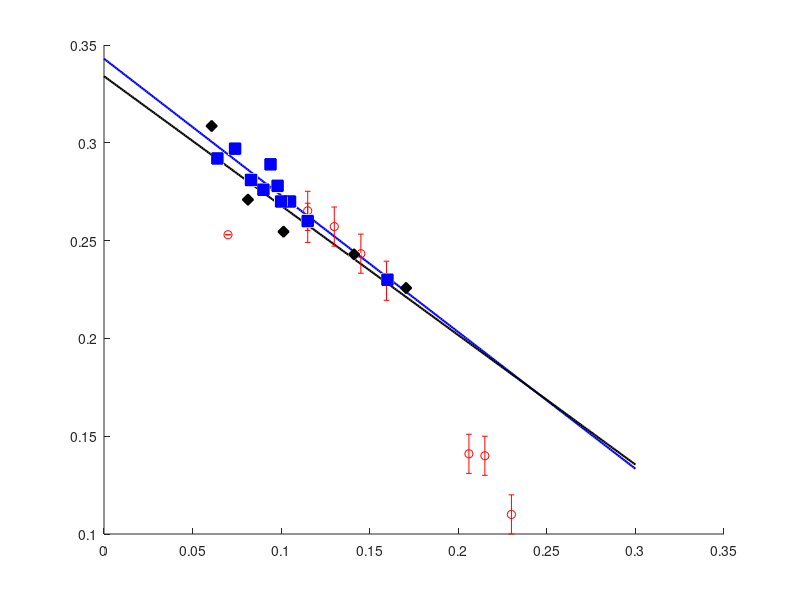

Write MATLAB code to recreate this figure. (Note: this script raises an error after producing the figure.)

clf
clear
hold on


%Hg-2201
load Data1_QCDWHg2201Tabis2017  % Tabis2017 Campi2015
pCO=QCDWdata(:,1);
QCO=QCDWdata(:,2); 
l(1)=plot(pCO,QCO,'bs','MarkerFaceColor','b','MarkerSize',8,'LineWidth',1)
myfunc = @(beta,x)(beta(1)*x+beta(2));
beta0 = [1,1];
pCOHgB1=[pCO;];
QCOHgB1=[QCO;];
beta = nlinfit(pCOHgB1,QCOHgB1,myfunc,beta0)
x1=0:0.001:0.3;
y1=myfunc(beta,x1);
l(2)=plot(x1,y1,'b','LineWidth',1.5);


%Bi-2212
load Data2_QCDWBi2212Fujita2014  %2014scienceFujita  
%pCDWBi2212B=[0.0607833;0.0812321;0.101336;0.141197;0.170508;];           
%QCDWBi2212B=[0.308598;0.270919;0.254584;0.242965;0.225771;];
pCDWBi2212B=QCDWBi2212Fujita2014(:,1);
QCDWBi2212B=QCDWBi2212Fujita2014(:,2);
l(3)=plot(pCDWBi2212B,QCDWBi2212B,'kd','MarkerFaceColor','k','MarkerSize',8,'LineWidth',1);
beta = nlinfit(pCDWBi2212B,QCDWBi2212B,myfunc,beta0);
x1=0:0.001:0.3;
y1=myfunc(beta,x1);
l(4)=plot(x1,y1,'k','LineWidth',1.5);

%Bi-2201
load('Data3_QCDWBi2201Cai2016Comin2014Peng2018')
x=QoloBLSCOCai2016Comin2014Peng2018(:,1);
y=QoloBLSCOCai2016Comin2014Peng2018(:,2);
yr=QoloBLSCOCai2016Comin2014Peng2018(:,3);
l(5)=errorbar(x,y,yr,'ro','MarkerFaceColor','r','MarkerSize',6,'LineWidth',1);
myfunc = @(beta,x)(beta(1)*(1-(x/beta(2)).^beta(3)));
beta0 = [1,1,1];
beta = nlinfit(x,y,myfunc,beta0);
x1=0:0.001:0.3;
y2=myfunc(beta,x1);
l(6)=plot(x1,y2,'r','LineWidth',1.5);


%Style
axis([0 0.3 0 0.5])
set(gca,'FontSize',16)
xlabel('$p$','interpreter','latex','fontsize',16)
ylabel('$Q_{\rm CDW}(2\pi/a_0)$','interpreter','latex','fontsize',16)
box on
L1=legend(l([1,3,5]),'Hg-1201','Bi-2212','Bi-2201','location','northwest');
set(L1,'FontSize',14,'interpreter','latex')
legend('boxoff')
ah=axes('position',get(gca,'position'),'visible','off');
L2=legend(ah,l([2,4,6]),'$0.343-0.699p$','$0.334-0.662p$','$0.269[1-({p/ 0.261})^{3.79}]$');
set(L2,'FontSize',14,'interpreter','latex')
legend('boxoff')
box on

